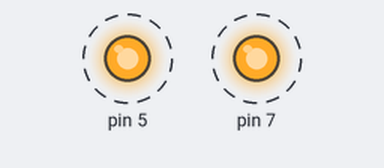
This sketch was run on a simulated Arduino Uno, built with avr-gcc and run on an emulated ATmega328P. Parts: output pins drawn as LEDs (lit = HIGH). Dashed ring = blinking.

Above: at 0.2 s.
Timing chart, 0 to 3.5 s (numbered marks = the images above):
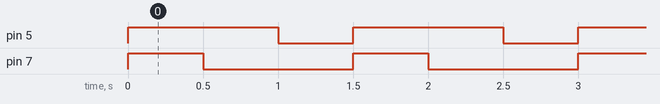

Measured:
- by itself, pin 5: alternates HIGH for 1.0 s and LOW for 0.50 s
- by itself, pin 7: alternates HIGH for 0.50 s and LOW for 1.0 s
- by itself, everything shown: repeats every 1.5 s, in 3 steps

The sketch:

LedYakma3.ino
```cpp
//light to leds.
void setup() {
  pinMode(7,OUTPUT);
  pinMode(5,OUTPUT);
}

void loop() {
  digitalWrite(7,HIGH);
  digitalWrite(5,HIGH);
  delay(500);
  digitalWrite(7,LOW);
  delay(500);
  digitalWrite(5,LOW);
  delay(500);
}
```
